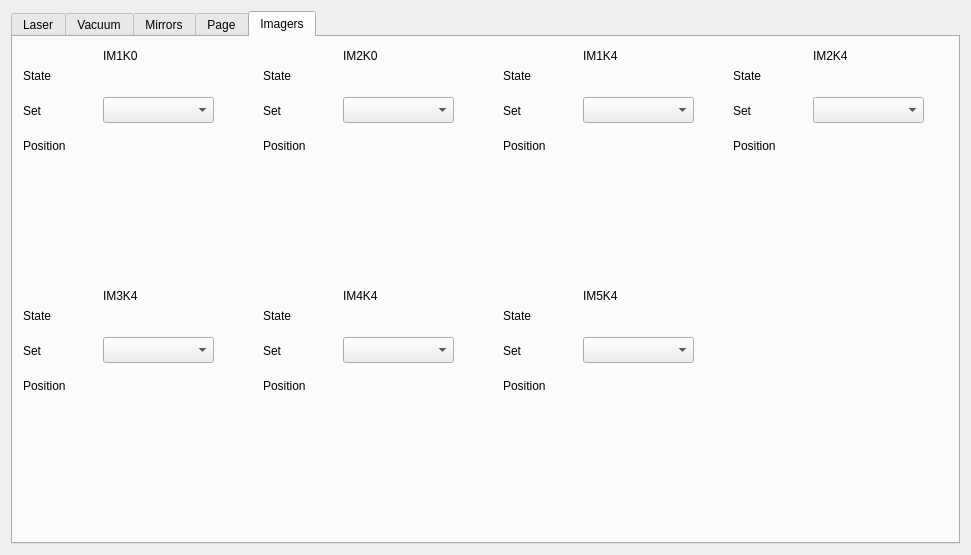
<?xml version="1.0" encoding="UTF-8"?>
<ui version="4.0">
 <class>Form</class>
 <widget class="QWidget" name="Form">
  <property name="geometry">
   <rect>
    <x>0</x>
    <y>0</y>
    <width>971</width>
    <height>555</height>
   </rect>
  </property>
  <property name="windowTitle">
   <string>Form</string>
  </property>
  <layout class="QHBoxLayout" name="horizontalLayout">
   <item>
    <widget class="QTabWidget" name="tabWidget">
     <property name="currentIndex">
      <number>4</number>
     </property>
     <widget class="QWidget" name="tab">
      <attribute name="title">
       <string>Laser</string>
      </attribute>
     </widget>
     <widget class="QWidget" name="tab_2">
      <attribute name="title">
       <string>Vacuum</string>
      </attribute>
      <widget class="Line" name="line">
       <property name="geometry">
        <rect>
         <x>10</x>
         <y>110</y>
         <width>921</width>
         <height>16</height>
        </rect>
       </property>
       <property name="orientation">
        <enum>Qt::Horizontal</enum>
       </property>
      </widget>
      <widget class="QPushButton" name="pushButton">
       <property name="geometry">
        <rect>
         <x>40</x>
         <y>103</y>
         <width>80</width>
         <height>30</height>
        </rect>
       </property>
       <property name="text">
        <string>MR2K4</string>
       </property>
      </widget>
      <widget class="QPushButton" name="pushButton_2">
       <property name="geometry">
        <rect>
         <x>160</x>
         <y>103</y>
         <width>80</width>
         <height>30</height>
        </rect>
       </property>
       <property name="text">
        <string>MR3K4</string>
       </property>
      </widget>
      <widget class="QPushButton" name="pushButton_3">
       <property name="geometry">
        <rect>
         <x>280</x>
         <y>103</y>
         <width>80</width>
         <height>30</height>
        </rect>
       </property>
       <property name="text">
        <string>IP1</string>
       </property>
      </widget>
      <widget class="QPushButton" name="pushButton_4">
       <property name="geometry">
        <rect>
         <x>400</x>
         <y>103</y>
         <width>80</width>
         <height>30</height>
        </rect>
       </property>
       <property name="text">
        <string>IM4K4</string>
       </property>
      </widget>
     </widget>
     <widget class="QWidget" name="tab_3">
      <attribute name="title">
       <string>Mirrors</string>
      </attribute>
     </widget>
     <widget class="QWidget" name="tab_5">
      <attribute name="title">
       <string>Page</string>
      </attribute>
      <widget class="PyDMDrawingLine" name="PyDMDrawingLine">
       <property name="geometry">
        <rect>
         <x>0</x>
         <y>230</y>
         <width>941</width>
         <height>20</height>
        </rect>
       </property>
       <property name="toolTip">
        <string/>
       </property>
       <property name="rotation" stdset="0">
        <double>1.000000000000000</double>
       </property>
      </widget>
      <widget class="PyDMDrawingRectangle" name="PyDMDrawingRectangle">
       <property name="geometry">
        <rect>
         <x>30</x>
         <y>190</y>
         <width>21</width>
         <height>100</height>
        </rect>
       </property>
       <property name="toolTip">
        <string/>
       </property>
      </widget>
     </widget>
     <widget class="QWidget" name="tab_4">
      <attribute name="title">
       <string>Imagers</string>
      </attribute>
      <widget class="QLabel" name="label">
       <property name="geometry">
        <rect>
         <x>90</x>
         <y>10</y>
         <width>51</width>
         <height>18</height>
        </rect>
       </property>
       <property name="text">
        <string>IM1K0</string>
       </property>
      </widget>
      <widget class="QLabel" name="label_2">
       <property name="geometry">
        <rect>
         <x>10</x>
         <y>30</y>
         <width>41</width>
         <height>18</height>
        </rect>
       </property>
       <property name="text">
        <string>State</string>
       </property>
      </widget>
      <widget class="PyDMLabel" name="PyDMLabel">
       <property name="geometry">
        <rect>
         <x>90</x>
         <y>30</y>
         <width>91</width>
         <height>20</height>
        </rect>
       </property>
       <property name="toolTip">
        <string/>
       </property>
       <property name="layoutDirection">
        <enum>Qt::LeftToRight</enum>
       </property>
       <property name="channel" stdset="0">
        <string>ca://IM1K0:XTES:MMS:STATE:GET_RBV</string>
       </property>
      </widget>
      <widget class="QLabel" name="label_3">
       <property name="geometry">
        <rect>
         <x>10</x>
         <y>65</y>
         <width>31</width>
         <height>18</height>
        </rect>
       </property>
       <property name="text">
        <string>Set</string>
       </property>
      </widget>
      <widget class="PyDMEnumComboBox" name="PyDMEnumComboBox">
       <property name="geometry">
        <rect>
         <x>90</x>
         <y>60</y>
         <width>111</width>
         <height>26</height>
        </rect>
       </property>
       <property name="toolTip">
        <string/>
       </property>
       <property name="channel" stdset="0">
        <string>ca://IM1K0:XTES:MMS:STATE:SET</string>
       </property>
      </widget>
      <widget class="QLabel" name="label_4">
       <property name="geometry">
        <rect>
         <x>10</x>
         <y>100</y>
         <width>61</width>
         <height>18</height>
        </rect>
       </property>
       <property name="text">
        <string>Position</string>
       </property>
      </widget>
      <widget class="PyDMLabel" name="PyDMLabel_2">
       <property name="geometry">
        <rect>
         <x>90</x>
         <y>100</y>
         <width>111</width>
         <height>18</height>
        </rect>
       </property>
       <property name="toolTip">
        <string/>
       </property>
       <property name="showUnits" stdset="0">
        <bool>true</bool>
       </property>
       <property name="channel" stdset="0">
        <string>ca://IM1K0:XTES:MMS.RBV</string>
       </property>
      </widget>
      <widget class="QLabel" name="label_6">
       <property name="geometry">
        <rect>
         <x>250</x>
         <y>65</y>
         <width>31</width>
         <height>18</height>
        </rect>
       </property>
       <property name="text">
        <string>Set</string>
       </property>
      </widget>
      <widget class="PyDMLabel" name="PyDMLabel_3">
       <property name="geometry">
        <rect>
         <x>330</x>
         <y>100</y>
         <width>111</width>
         <height>18</height>
        </rect>
       </property>
       <property name="toolTip">
        <string/>
       </property>
       <property name="showUnits" stdset="0">
        <bool>true</bool>
       </property>
       <property name="channel" stdset="0">
        <string>ca://IM2K0:XTES:MMS.RBV</string>
       </property>
      </widget>
      <widget class="PyDMLabel" name="PyDMLabel_4">
       <property name="geometry">
        <rect>
         <x>330</x>
         <y>30</y>
         <width>91</width>
         <height>20</height>
        </rect>
       </property>
       <property name="toolTip">
        <string/>
       </property>
       <property name="layoutDirection">
        <enum>Qt::LeftToRight</enum>
       </property>
       <property name="channel" stdset="0">
        <string>ca://IM2K0:XTES:MMS:STATE:GET_RBV</string>
       </property>
      </widget>
      <widget class="PyDMEnumComboBox" name="PyDMEnumComboBox_2">
       <property name="geometry">
        <rect>
         <x>330</x>
         <y>60</y>
         <width>111</width>
         <height>26</height>
        </rect>
       </property>
       <property name="toolTip">
        <string/>
       </property>
       <property name="channel" stdset="0">
        <string>ca://IM2K0:XTES:MMS:STATE:SET</string>
       </property>
      </widget>
      <widget class="QLabel" name="label_7">
       <property name="geometry">
        <rect>
         <x>250</x>
         <y>100</y>
         <width>61</width>
         <height>18</height>
        </rect>
       </property>
       <property name="text">
        <string>Position</string>
       </property>
      </widget>
      <widget class="QLabel" name="label_8">
       <property name="geometry">
        <rect>
         <x>330</x>
         <y>10</y>
         <width>51</width>
         <height>18</height>
        </rect>
       </property>
       <property name="text">
        <string>IM2K0</string>
       </property>
      </widget>
      <widget class="QLabel" name="label_9">
       <property name="geometry">
        <rect>
         <x>250</x>
         <y>30</y>
         <width>41</width>
         <height>18</height>
        </rect>
       </property>
       <property name="text">
        <string>State</string>
       </property>
      </widget>
      <widget class="QLabel" name="label_11">
       <property name="geometry">
        <rect>
         <x>720</x>
         <y>65</y>
         <width>31</width>
         <height>18</height>
        </rect>
       </property>
       <property name="text">
        <string>Set</string>
       </property>
      </widget>
      <widget class="PyDMLabel" name="PyDMLabel_5">
       <property name="geometry">
        <rect>
         <x>800</x>
         <y>100</y>
         <width>111</width>
         <height>18</height>
        </rect>
       </property>
       <property name="toolTip">
        <string/>
       </property>
       <property name="showUnits" stdset="0">
        <bool>true</bool>
       </property>
       <property name="channel" stdset="0">
        <string>ca://IM2K4:PPM:MMS.RBV</string>
       </property>
      </widget>
      <widget class="PyDMLabel" name="PyDMLabel_6">
       <property name="geometry">
        <rect>
         <x>800</x>
         <y>30</y>
         <width>91</width>
         <height>20</height>
        </rect>
       </property>
       <property name="toolTip">
        <string/>
       </property>
       <property name="layoutDirection">
        <enum>Qt::LeftToRight</enum>
       </property>
       <property name="channel" stdset="0">
        <string>ca://IM2K4:PPM:MMS:STATE:GET_RBV</string>
       </property>
      </widget>
      <widget class="PyDMEnumComboBox" name="PyDMEnumComboBox_3">
       <property name="geometry">
        <rect>
         <x>800</x>
         <y>60</y>
         <width>111</width>
         <height>26</height>
        </rect>
       </property>
       <property name="toolTip">
        <string/>
       </property>
       <property name="channel" stdset="0">
        <string>ca://IM2K4:PPM:MMS:STATE:SET</string>
       </property>
      </widget>
      <widget class="QLabel" name="label_12">
       <property name="geometry">
        <rect>
         <x>720</x>
         <y>100</y>
         <width>61</width>
         <height>18</height>
        </rect>
       </property>
       <property name="text">
        <string>Position</string>
       </property>
      </widget>
      <widget class="QLabel" name="label_13">
       <property name="geometry">
        <rect>
         <x>800</x>
         <y>10</y>
         <width>51</width>
         <height>18</height>
        </rect>
       </property>
       <property name="text">
        <string>IM2K4</string>
       </property>
      </widget>
      <widget class="QLabel" name="label_14">
       <property name="geometry">
        <rect>
         <x>720</x>
         <y>30</y>
         <width>41</width>
         <height>18</height>
        </rect>
       </property>
       <property name="text">
        <string>State</string>
       </property>
      </widget>
      <widget class="PyDMLabel" name="PyDMLabel_7">
       <property name="geometry">
        <rect>
         <x>570</x>
         <y>100</y>
         <width>111</width>
         <height>18</height>
        </rect>
       </property>
       <property name="toolTip">
        <string/>
       </property>
       <property name="showUnits" stdset="0">
        <bool>true</bool>
       </property>
       <property name="channel" stdset="0">
        <string>ca://IM1K4:XTES:MMS.RBV</string>
       </property>
      </widget>
      <widget class="PyDMLabel" name="PyDMLabel_8">
       <property name="geometry">
        <rect>
         <x>570</x>
         <y>30</y>
         <width>91</width>
         <height>20</height>
        </rect>
       </property>
       <property name="toolTip">
        <string/>
       </property>
       <property name="layoutDirection">
        <enum>Qt::LeftToRight</enum>
       </property>
       <property name="channel" stdset="0">
        <string>ca://IM1K4:XTES:MMS:STATE:GET_RBV</string>
       </property>
      </widget>
      <widget class="QLabel" name="label_16">
       <property name="geometry">
        <rect>
         <x>490</x>
         <y>65</y>
         <width>31</width>
         <height>18</height>
        </rect>
       </property>
       <property name="text">
        <string>Set</string>
       </property>
      </widget>
      <widget class="QLabel" name="label_17">
       <property name="geometry">
        <rect>
         <x>490</x>
         <y>100</y>
         <width>61</width>
         <height>18</height>
        </rect>
       </property>
       <property name="text">
        <string>Position</string>
       </property>
      </widget>
      <widget class="QLabel" name="label_18">
       <property name="geometry">
        <rect>
         <x>490</x>
         <y>30</y>
         <width>41</width>
         <height>18</height>
        </rect>
       </property>
       <property name="text">
        <string>State</string>
       </property>
      </widget>
      <widget class="PyDMEnumComboBox" name="PyDMEnumComboBox_4">
       <property name="geometry">
        <rect>
         <x>570</x>
         <y>60</y>
         <width>111</width>
         <height>26</height>
        </rect>
       </property>
       <property name="toolTip">
        <string/>
       </property>
       <property name="channel" stdset="0">
        <string>ca://IM1K4:XTES:MMS:STATE:SET</string>
       </property>
      </widget>
      <widget class="QLabel" name="label_19">
       <property name="geometry">
        <rect>
         <x>570</x>
         <y>10</y>
         <width>51</width>
         <height>18</height>
        </rect>
       </property>
       <property name="text">
        <string>IM1K4</string>
       </property>
      </widget>
      <widget class="QLabel" name="label_26">
       <property name="geometry">
        <rect>
         <x>250</x>
         <y>305</y>
         <width>31</width>
         <height>18</height>
        </rect>
       </property>
       <property name="text">
        <string>Set</string>
       </property>
      </widget>
      <widget class="PyDMLabel" name="PyDMLabel_11">
       <property name="geometry">
        <rect>
         <x>330</x>
         <y>270</y>
         <width>91</width>
         <height>20</height>
        </rect>
       </property>
       <property name="toolTip">
        <string/>
       </property>
       <property name="layoutDirection">
        <enum>Qt::LeftToRight</enum>
       </property>
       <property name="channel" stdset="0">
        <string>ca://IM4K4:PPM:MMS:STATE:GET_RBV</string>
       </property>
      </widget>
      <widget class="PyDMLabel" name="PyDMLabel_12">
       <property name="geometry">
        <rect>
         <x>330</x>
         <y>340</y>
         <width>111</width>
         <height>18</height>
        </rect>
       </property>
       <property name="toolTip">
        <string/>
       </property>
       <property name="showUnits" stdset="0">
        <bool>true</bool>
       </property>
       <property name="channel" stdset="0">
        <string>ca://IM4K4:PPM:MMS.RBV</string>
       </property>
      </widget>
      <widget class="PyDMEnumComboBox" name="PyDMEnumComboBox_6">
       <property name="geometry">
        <rect>
         <x>330</x>
         <y>300</y>
         <width>111</width>
         <height>26</height>
        </rect>
       </property>
       <property name="toolTip">
        <string/>
       </property>
       <property name="channel" stdset="0">
        <string>ca://IM4K4:PPM:MMS:STATE:SET</string>
       </property>
      </widget>
      <widget class="QLabel" name="label_27">
       <property name="geometry">
        <rect>
         <x>250</x>
         <y>340</y>
         <width>61</width>
         <height>18</height>
        </rect>
       </property>
       <property name="text">
        <string>Position</string>
       </property>
      </widget>
      <widget class="QLabel" name="label_28">
       <property name="geometry">
        <rect>
         <x>330</x>
         <y>250</y>
         <width>51</width>
         <height>18</height>
        </rect>
       </property>
       <property name="text">
        <string>IM4K4</string>
       </property>
      </widget>
      <widget class="QLabel" name="label_29">
       <property name="geometry">
        <rect>
         <x>250</x>
         <y>270</y>
         <width>41</width>
         <height>18</height>
        </rect>
       </property>
       <property name="text">
        <string>State</string>
       </property>
      </widget>
      <widget class="QLabel" name="label_31">
       <property name="geometry">
        <rect>
         <x>490</x>
         <y>305</y>
         <width>31</width>
         <height>18</height>
        </rect>
       </property>
       <property name="text">
        <string>Set</string>
       </property>
      </widget>
      <widget class="PyDMLabel" name="PyDMLabel_13">
       <property name="geometry">
        <rect>
         <x>570</x>
         <y>270</y>
         <width>91</width>
         <height>20</height>
        </rect>
       </property>
       <property name="toolTip">
        <string/>
       </property>
       <property name="layoutDirection">
        <enum>Qt::LeftToRight</enum>
       </property>
       <property name="channel" stdset="0">
        <string>ca://IM5K4:PPM:MMS:STATE:GET_RBV</string>
       </property>
      </widget>
      <widget class="PyDMLabel" name="PyDMLabel_14">
       <property name="geometry">
        <rect>
         <x>570</x>
         <y>340</y>
         <width>111</width>
         <height>18</height>
        </rect>
       </property>
       <property name="toolTip">
        <string/>
       </property>
       <property name="showUnits" stdset="0">
        <bool>true</bool>
       </property>
       <property name="channel" stdset="0">
        <string>ca://IM5K4:PPM:MMS.RBV</string>
       </property>
      </widget>
      <widget class="PyDMEnumComboBox" name="PyDMEnumComboBox_7">
       <property name="geometry">
        <rect>
         <x>570</x>
         <y>300</y>
         <width>111</width>
         <height>26</height>
        </rect>
       </property>
       <property name="toolTip">
        <string/>
       </property>
       <property name="channel" stdset="0">
        <string>ca://IM5K4:PPM:MMS:STATE:SET</string>
       </property>
      </widget>
      <widget class="QLabel" name="label_32">
       <property name="geometry">
        <rect>
         <x>490</x>
         <y>340</y>
         <width>61</width>
         <height>18</height>
        </rect>
       </property>
       <property name="text">
        <string>Position</string>
       </property>
      </widget>
      <widget class="QLabel" name="label_33">
       <property name="geometry">
        <rect>
         <x>570</x>
         <y>250</y>
         <width>51</width>
         <height>18</height>
        </rect>
       </property>
       <property name="text">
        <string>IM5K4</string>
       </property>
      </widget>
      <widget class="QLabel" name="label_34">
       <property name="geometry">
        <rect>
         <x>490</x>
         <y>270</y>
         <width>41</width>
         <height>18</height>
        </rect>
       </property>
       <property name="text">
        <string>State</string>
       </property>
      </widget>
      <widget class="QLabel" name="label_36">
       <property name="geometry">
        <rect>
         <x>10</x>
         <y>305</y>
         <width>31</width>
         <height>18</height>
        </rect>
       </property>
       <property name="text">
        <string>Set</string>
       </property>
      </widget>
      <widget class="PyDMLabel" name="PyDMLabel_15">
       <property name="geometry">
        <rect>
         <x>90</x>
         <y>340</y>
         <width>111</width>
         <height>18</height>
        </rect>
       </property>
       <property name="toolTip">
        <string/>
       </property>
       <property name="showUnits" stdset="0">
        <bool>true</bool>
       </property>
       <property name="channel" stdset="0">
        <string>ca://IM3K4:PPM:MMS.RBV</string>
       </property>
      </widget>
      <widget class="QLabel" name="label_37">
       <property name="geometry">
        <rect>
         <x>10</x>
         <y>270</y>
         <width>41</width>
         <height>18</height>
        </rect>
       </property>
       <property name="text">
        <string>State</string>
       </property>
      </widget>
      <widget class="PyDMLabel" name="PyDMLabel_16">
       <property name="geometry">
        <rect>
         <x>90</x>
         <y>270</y>
         <width>91</width>
         <height>20</height>
        </rect>
       </property>
       <property name="toolTip">
        <string/>
       </property>
       <property name="layoutDirection">
        <enum>Qt::LeftToRight</enum>
       </property>
       <property name="channel" stdset="0">
        <string>ca://IM3K4:PPM:MMS:STATE:GET_RBV</string>
       </property>
      </widget>
      <widget class="QLabel" name="label_38">
       <property name="geometry">
        <rect>
         <x>90</x>
         <y>250</y>
         <width>51</width>
         <height>18</height>
        </rect>
       </property>
       <property name="text">
        <string>IM3K4</string>
       </property>
      </widget>
      <widget class="QLabel" name="label_39">
       <property name="geometry">
        <rect>
         <x>10</x>
         <y>340</y>
         <width>61</width>
         <height>18</height>
        </rect>
       </property>
       <property name="text">
        <string>Position</string>
       </property>
      </widget>
      <widget class="PyDMEnumComboBox" name="PyDMEnumComboBox_8">
       <property name="geometry">
        <rect>
         <x>90</x>
         <y>300</y>
         <width>111</width>
         <height>26</height>
        </rect>
       </property>
       <property name="toolTip">
        <string/>
       </property>
       <property name="channel" stdset="0">
        <string>ca://IM3K4:PPM:MMS:STATE:SET</string>
       </property>
      </widget>
     </widget>
    </widget>
   </item>
  </layout>
 </widget>
 <customwidgets>
  <customwidget>
   <class>PyDMLabel</class>
   <extends>QLabel</extends>
   <header>pydm.widgets.label</header>
  </customwidget>
  <customwidget>
   <class>PyDMDrawingLine</class>
   <extends>QWidget</extends>
   <header>pydm.widgets.drawing</header>
  </customwidget>
  <customwidget>
   <class>PyDMDrawingRectangle</class>
   <extends>QWidget</extends>
   <header>pydm.widgets.drawing</header>
  </customwidget>
  <customwidget>
   <class>PyDMEnumComboBox</class>
   <extends>QComboBox</extends>
   <header>pydm.widgets.enum_combo_box</header>
  </customwidget>
 </customwidgets>
 <resources/>
 <connections/>
</ui>
